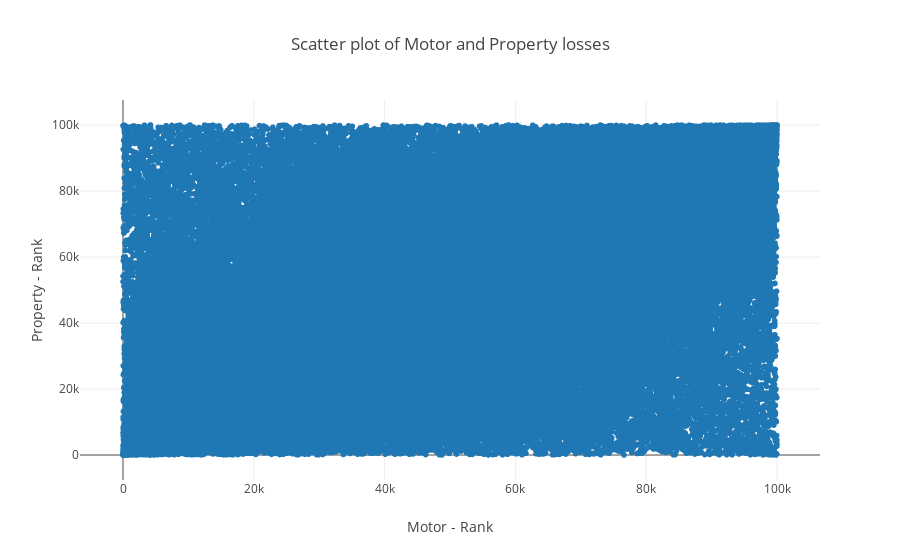

Notebook source saved alongside this figure:
### Markdown cell above
## Visualize Dependency Structure

Create a scatter plot showing the rank correlation between Motor and Property losses.

### Code cell
fig = go.Figure(
    go.Scattergl(
        x=inflated_total_losses_by_lob["Motor"].ranks.values,
        y=inflated_total_losses_by_lob["Property"].ranks.values,
        mode="markers",
    ),
    layout={
        "xaxis": {"title": "Motor - Rank"},
        "yaxis": {"title": "Property - Rank"},
        "title": "Scatter plot of Motor and Property losses",
    },
)
fig.show()  # type: ignore[reportUnknownMemberType]

### Figure 1 — Plotly figure (JSON) as saved in the notebook; plotly's stock layout.template omitted (floating-point values rounded to 4 significant figures; data arrays with more than 128 entries replaced by an {"elided": "..."} marker saying what was removed)
{"data": [{"mode": "markers", "type": "scattergl", "x": {"elided": "100000 int values"}, "y": {"elided": "100000 int values"}}], "layout": {"title": {"text": "Scatter plot of Motor and Property losses"}, "xaxis": {"title": {"text": "Motor - Rank"}}, "yaxis": {"title": {"text": "Property - Rank"}}}}
